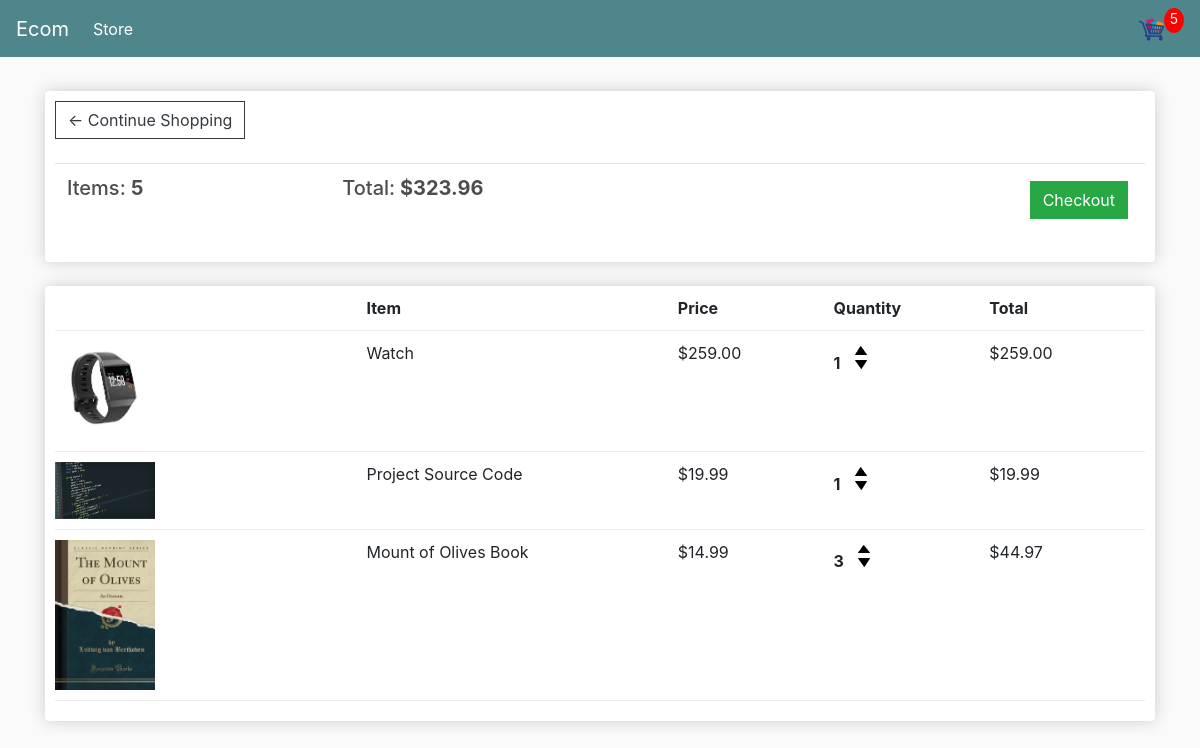
The app's page /cart/ (signed in) with its own data.
### store/models.py (models this page shows, shortened)
class Order(models.Model):
	customer=models.ForeignKey(Customer , on_delete=models.SET_NULL , blank=True , null=True)
	date_ordered=models.DateTimeField(auto_now_add=True)
	complete=models.BooleanField(default=True , null=True , blank=True)
	transaction_id=models.CharField(max_length=200 , null=True)
	@property
	def get_cart_total(self):
		orderitems=self.orderitem_set.all()
		total=sum([item.get_total for item in orderitems])
		return total
	@property
	def get_cart_items(self):
		orderitems=self.orderitem_set.all()
		total=sum([item.qauntity for item in orderitems])
		return total

class OrderItem(models.Model):
	product=models.ForeignKey(Product , on_delete=models.SET_NULL , blank=True , null=True)
	order=models.ForeignKey(Order , on_delete=models.SET_NULL , blank=True , null=True)
	qauntity=models.IntegerField(default=0 , null=True , blank=True)
	date_added=models.DateTimeField(auto_now_add=True)
	@property
	def get_total(self):
		total=self.product.price*self.qauntity
		return total

class Product(models.Model):
	name=models.CharField(max_length=200)
	price=models.FloatField(max_length=200)
	digital=models.BooleanField(default=True , null=True , blank=True)
	image=models.ImageField(null=True)

### store/views.py (the view)
# urls.py: path('cart/' , views.cart , name='cart'  ),
def cart(request):
	data = cartData(request)
	cartItems = data['cartItems']
	order = data['order']
	items = data['items']
	context = {'items':items, 'order':order, 'cartItems':cartItems}
	return render(request, 'store/cart.html', context)

### store/utils.py (called while the page is built)
def cartData(request):
	if request.user.is_authenticated:
		user_pk=request.user.pk
		customer = Customer.objects.get(pk=user_pk)
		order, created = Order.objects.get_or_create(customer=customer, complete=False)
		items = order.orderitem_set.all()
		cartItems = order.get_cart_items
	else:
		cookieData = cookieCart(request)
		cartItems = cookieData['cartItems']
		order = cookieData['order']
		items = cookieData['items']
	return {'cartItems':cartItems ,'order':order, 'items':items}

### templates/store/cart.html
{% extends 'store/base.html' %}
{% load static %}
{% block content %}
	<div class="row">
		<div class="col-lg-12">
			<div class="box-element">
				<a  class="btn btn-outline-dark" href="{% url 'store' %}">&#x2190; Continue Shopping</a>
				<br>
				<br>
				<table class="table">
					<tr>
						<th><h5>Items: <strong>{{order.get_cart_items}}</strong></h5></th>
						<th><h5>Total:<strong> ${{order.get_cart_total|floatformat:2}}</strong></h5></th>
						<th>
							<a  style="float:right; margin:5px;" class="btn btn-success" href="{% url 'checkout' %}">Checkout</a>
						</th>
					</tr>
				</table>
			</div>
			<br>
			<div class="box-element">
				<div class="cart-row">
					<div style="flex:2"></div>
					<div style="flex:2"><strong>Item</strong></div>
					<div style="flex:1"><strong>Price</strong></div>
					<div style="flex:1"><strong>Quantity</strong></div>
					<div style="flex:1"><strong>Total</strong></div>
				</div>
				{% for item in items %}
				<div class="cart-row">
					<div style="flex:2"><img class="row-image" src="{{item.product.image.url}}"></div>
					<div style="flex:2"><p>{{item.product.name}}</p></div>
					<div style="flex:1"><p>${{item.product.price|floatformat:2}}</p></div>
					<div style="flex:1">
						<p class="quantity">{{item.qauntity}}</p>
						<div class="quantity">
							<img data-product="{{item.product.id}}" data-action="add" class="chg-quantity update-cart" src="{% static  'images/arrow-up.png' %}">
							<img data-product="{{item.product.id}}" data-action="remove" class="chg-quantity update-cart" src="{% static  'images/arrow-down.png' %}">
						</div>
					</div>
					<div style="flex:1"><p>${{item.get_total|floatformat:2}}</p></div>
				</div>
				{% endfor %}
			</div>
		</div>
	</div>
{% endblock content %}

### static/css/style.css (style rules this page uses)
body { background-color: hsl(0, 0%, 98%); }
h1,h2,h3,h4,h5,h6 { color:hsl(0, 0%, 30%); }
.box-element { box-shadow:hsl(0, 0%, 80%) 0 0 16px; background-color: #fff; border-radius: 4px; padding: 10px; }
.col-lg-4, .col-lg-6, .col-lg-8, .col-lg-12 { margin-top: 10px; }
.btn { border-radius: 0; }
.row-image { width: 100px; }
.cart-row { display: flex; align-items: flex-stretch; padding-bottom: 10px; margin-bottom: 10px; border-bottom: 1px solid #ececec; }
.quantity { display: inline-block; font-weight: 700; padding-right:10px; }
.chg-quantity { width: 12px; cursor: pointer; display: block; margin-top: 5px; transition:.1s; }

### records on screen
Order: get_cart_items "5", get_cart_total "323.96"
OrderItem: product.image (picture), product.name "Watch", product.price "259.00", qauntity "1", get_total "259.00"
OrderItem: product.image (picture), product.name "Project Source Code", product.price "19.99", qauntity "1", get_total "19.99"
OrderItem: product.image (picture), product.name "Mount of Olives Book", product.price "14.99", qauntity "3", get_total "44.97"

### other values on screen
{{ cartItems }} "5"
